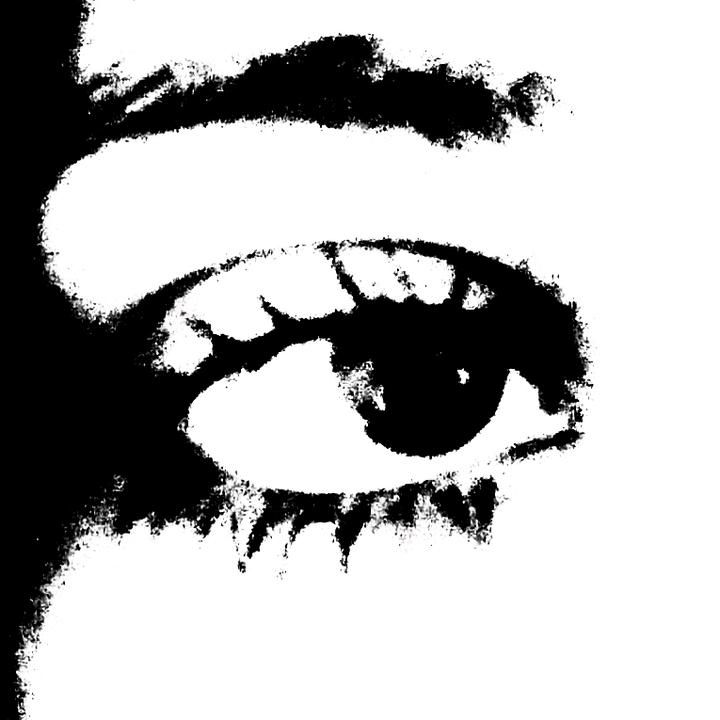
#> input picture assets/01-input.jpg, 720 x 720 px
$ python main.py --input assets/01-input.jpg
#> lines starting #> are read from the running program, lines starting #| are printed output that depends on the picture
#!/usr/bin/env python3
import argparse
from pathlib import Path
from typing import Optional, Tuple

import matplotlib.patches as mpatches
import matplotlib.pyplot as plt
import numpy as np
from PIL import Image


def img_to_lightness_grid(path: str, size: int = 256) -> np.ndarray:
    img = Image.open(path).convert("L")
    resample = Image.LANCZOS  # type: ignore
    img = img.resize((size, size), resample)
    arr = np.asarray(img, dtype=np.float32) / 255.0
    return arr


ALLOWED_DIRECTIONS = [
    "horizontal",
    "vertical",
    "diagonal_right",
    "diagonal_left",
    "reverse_diagonal_right",
    "reverse_diagonal_left",
    "crosshatch",
    "radial",
    "circular",
    "spiral",
    "halftone",
]


def render_line_art(
    lightness_grid: np.ndarray,
    out_path: str = "output.png",
    num_strokes: int = 256,
    direction: str = "horizontal",
    stroke_thickness_range: Optional[Tuple[float, float]] = None,
    spacing_factor: float = 1.0,
    opacity_factor: float = 1.0,
    color: str = "black",
    background_color: str = "white",
    invert_lightness: bool = False,
    output_resolution: Optional[Tuple[int, int]] = None,
) -> None:
    if direction not in ALLOWED_DIRECTIONS:
        raise ValueError(
            f"Invalid direction: {direction}. Must be one of {ALLOWED_DIRECTIONS}"
        )

    h, w = lightness_grid.shape

    if stroke_thickness_range is None:
        max_thick = max(0.5, 3.0 - (num_strokes / 100))
        min_thick = max(0.2, max_thick / 6)
        stroke_thickness_range = (min_thick, max_thick)

    min_thick, max_thick = stroke_thickness_range

    if output_resolution is None:
        out_w, out_h = w, h
    else:
        out_w, out_h = output_resolution

    if invert_lightness:
        lightness_grid = 1.0 - lightness_grid

    fig, ax = plt.subplots(figsize=(8, 8))
    ax.set_xlim(0, out_w)
    ax.set_ylim(0, out_h)
    ax.set_facecolor(background_color)
    ax.invert_yaxis()
    ax.axis("off")

    renderer_params = {
        "ax": ax,
        "grid": lightness_grid,
        "num_strokes": num_strokes,
        "min_thick": min_thick,
        "max_thick": max_thick,
        "spacing": spacing_factor,
        "alpha": opacity_factor,
        "color": color,
        "out_w": out_w,
        "out_h": out_h,
    }

    if direction == "horizontal":
        draw_horizontal_strokes(**renderer_params)
    elif direction == "vertical":
        draw_vertical_strokes(**renderer_params)
    elif direction == "diagonal_right":
        draw_diagonal_strokes(**renderer_params, right=True, reverse=False)
    elif direction == "diagonal_left":
        draw_diagonal_strokes(**renderer_params, right=False, reverse=False)
    elif direction == "reverse_diagonal_right":
        draw_diagonal_strokes(**renderer_params, right=True, reverse=True)
    elif direction == "reverse_diagonal_left":
        draw_diagonal_strokes(**renderer_params, right=False, reverse=True)
    elif direction == "crosshatch":
        draw_crosshatch(**renderer_params)
    elif direction == "radial":
        draw_radial_strokes(**renderer_params)
    elif direction == "circular":
        draw_circular_strokes(**renderer_params)
    elif direction == "spiral":
        draw_spiral_strokes(**renderer_params)
    elif direction == "halftone":
        draw_halftone(**renderer_params)

    plt.savefig(
        out_path, bbox_inches="tight", pad_inches=0, dpi=300, facecolor=background_color
    )
    plt.close()


# [198 lines left out: functions draw_horizontal_strokes, draw_vertical_strokes, draw_diagonal_strokes, draw_crosshatch, draw_radial_strokes, not called in this run]


def draw_circular_strokes(
    ax, grid, num_strokes, min_thick, max_thick, spacing, alpha, color, out_w, out_h
):
    h, w = grid.shape
    center_x, center_y = out_w / 2, out_h / 2
    max_radius = np.sqrt(center_x**2 + center_y**2)
    radius_step = max_radius / max(1, num_strokes + 1)

    for idx in range(1, max(1, num_strokes) + 1):
        radius = idx * radius_step
        angles = np.linspace(0, 2 * np.pi, 360)

        for i in range(len(angles) - 1):
            x1 = center_x + radius * np.cos(angles[i])
            y1 = center_y + radius * np.sin(angles[i])
            x2 = center_x + radius * np.cos(angles[i + 1])
            y2 = center_y + radius * np.sin(angles[i + 1])

            if 0 <= x1 < out_w and 0 <= y1 < out_h:
                grid_x = int((x1 / out_w) * (w - 1))
                grid_y = int((y1 / out_h) * (h - 1))
                grid_x = np.clip(grid_x, 0, w - 1)
                grid_y = np.clip(grid_y, 0, h - 1)

                lightness = grid[grid_y, grid_x]
                thickness = min_thick + (max_thick - min_thick) * (1.0 - lightness)

                ax.plot(
                    [x1, x2],
                    [y1, y2],
                    linewidth=thickness,
                    color=color,
                    alpha=alpha,
                    solid_capstyle="round",
                )


# [72 lines left out: functions draw_spiral_strokes, draw_halftone, not called in this run]


def main() -> None:
    parser = argparse.ArgumentParser(
        description="Render stylized line-art strokes from an input image."
    )
    parser.add_argument("-i", "--input", help="Input image path", required=True)
    parser.add_argument(
        "-o",
        "--output",
        help="Output file path (optional, auto-generated if not specified)",
        required=False,
    )
    parser.add_argument(
        "--size",
        help="Size to resize image to for the lightness grid (square)",
        type=int,
        default=64,
    )
    parser.add_argument(
        "-s",
        "--strokes",
        type=int,
        help="Number of strokes to render (default: 100)",
        default=100,
    )
    parser.add_argument(
        "-d",
        "--direction",
        choices=ALLOWED_DIRECTIONS,
        help="Direction of strokes (default: circular)",
        default="circular",
    )
    parser.add_argument(
        "--bg",
        "--background",
        dest="background_color",
        type=str,
        help="Background color (default: white)",
        default="white",
    )
    parser.add_argument(
        "--fg",
        "--foreground",
        dest="foreground_color",
        type=str,
        help="Foreground/stroke color (default: black)",
        default="black",
    )

    args = parser.parse_args()

    input_path = Path(args.input)
    if not input_path.exists():
        raise FileNotFoundError(f"Input file does not exist: {input_path}")

    if args.output:
        out_path = Path(args.output)
    else:
        stem = input_path.stem
        ext = input_path.suffix
        out_path = (
            input_path.parent
            / f"{stem}_output_{args.direction}_{args.strokes}_{args.size}x{args.size}{ext}"
        )

    out_dir = out_path.parent
    if out_dir and str(out_dir) != ".":
        out_dir.mkdir(parents=True, exist_ok=True)

    original_img = Image.open(input_path)
#> original_img is the input picture: PIL image 720x720 RGB; mean R, G, B 181.4, 181.4, 181.4
    orig_width, orig_height = original_img.size
#> orig_width = 720; orig_height = 720

    grid = img_to_lightness_grid(str(input_path), size=args.size)
#> in img_to_lightness_grid, `img = img.resize((size, size), resample)`:
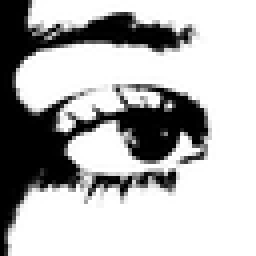
#> img: PIL image 64x64 L (shown 4 times larger); min 0, max 255, mean 181.2

    render_line_art(
        grid,
        str(out_path),
        num_strokes=args.strokes,
        direction=args.direction,
        output_resolution=(orig_width, orig_height),
        color=args.foreground_color,
        background_color=args.background_color,
    )
#> in render_line_art, `plt.savefig( out_path, bbox_inches="tight", pad_inches=0, dpi=300, fac..`:
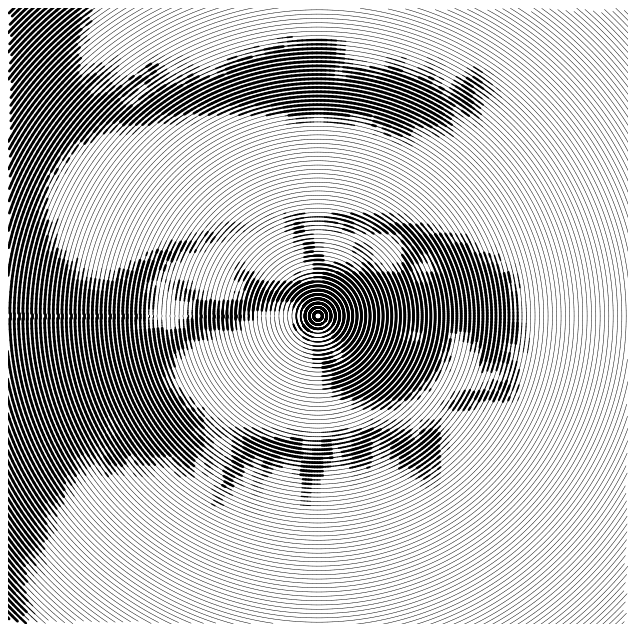
#> figure drawn by matplotlib, 1 panel
    print(f"Wrote {out_path}")
    print("Done.")


if __name__ == "__main__":
#> (the run stopped early here; a loop or call above may not have finished)
